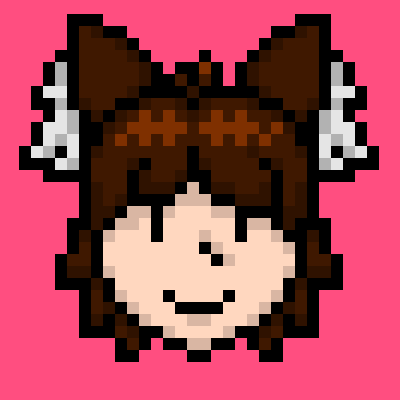
Frame 1 (no input)
Frame 60 (no input): identical to frame 1, image omitted
Frame 120 (the mouse pressed at the canvas centre since frame 60): identical to frame 1, image omitted

The p5.js sketch that drew this single still picture (run headless with seeded random() and noise() and a simulated clock; from frame 60 on, the mouse is pressed at the canvas centre):

// p5.js sketch
// ── sketch.js
var baseSprData = ["000000000000100000000000",
                   "000000000011410000000000",
                   "000000000121210000000000",
                   "000000011115111110000000",
                   "000001152251522251100000",
                   "000015242425242422510000",
                   "000152444442444442451000",
                   "000124242422242424221000",
                   "001522222221222252225100",
                   "001222512221522221522100",
                   "001222152251122222122100",
                   "001522155516155225125100",
                   "001525111166611555125100",
                   "001551661633366111155100",
                   "011516631333333166151110",
                   "015163331333633133611510",
                   "012133333333163333361210",
                   "122133333333316333331221",
                   "155163333333333333361551",
                   "111513333333333333315111",
                   "001216333133331333612100",
                   "001251633311113336152100",
                   "001515163336633361515100",
                   "001112511633336115211100",
                   "000001210116611012100000",
                   "000001100001100001100000"];

// bit redundant, but it works ^^;
var happySprData = ["000000000000100000000000",
                   "000000000011410000000000",
                   "000000000121210000000000",
                   "000000011115111110000000",
                   "000001152251522251100000",
                   "000015242425242422510000",
                   "000152444442444442451000",
                   "000124242422242424221000",
                   "001522222221222252225100",
                   "001222512221522221522100",
                   "001222152251122222122100",
                   "001522155516155225125100",
                   "001525111166611555125100",
                   "001551666633366111155100",
                   "011516631333333166151110",
                   "015163313133631313611510",
                   "012133333333163333361210",
                   "122133333333316333331221",
                   "155163333333333333361551",
                   "111513333333333333315111",
                   "001216333133331333612100",
                   "001251633311113336152100",
                   "001515163336633361515100",
                   "001112511633336115211100",
                   "000001210116611012100000",
                   "000001100001100001100000"];

var earSprData = ["000011100000",
                  "000012511000",
                  "000012225100",
                  "000112222510",
                  "001812222251",
                  "001812222251",
                  "017712222551",
                  "011815225551",
                  "001781555551",
                  "017781555551",
                  "017871555551",
                  "178178155551",
                  "111781155551",
                  "001110155551"];
var rotAmt = 0;

function setup() {
  createCanvas(400, 400);
  angleMode(DEGREES);
  strokeWeight(0); // set to 1 to show the pixel grid
  // test print each character from sprite data
  //for(var i = 0; i < baseSprData.length; i++){
  //  for(var j = 0; j < baseSprData[i].length; j++){
  //    print(baseSprData[i][j]);
  //  }
  //}
}

function draw() {
  // Cursor and ear anim update
  if(inPetRegion()){
    cursor('grab');
    background(255, 0, 128);
    if(mouseIsPressed){
      if(rotAmt < 45) rotAmt += 15;
    }
    else {
      if(rotAmt > 5) rotAmt -= 5;
      else rotAmt = 0;
    }
  }
  else {
    cursor('default');
    background(255, 78, 128);
    if(rotAmt > 5) rotAmt -= 5;
    else rotAmt = 0;
  }
  
  drawLeftEar();
  drawRightEar();
  if(mouseIsPressed && inPetRegion()) drawHappySprite();
  else drawBaseSprite();
  
  // more debug stuff
  //fill(0);
  //text("mouse: " + mouseX + ", " + mouseY, 10, 15);
}

function drawBaseSprite(){
  translate(55, 50);
  for(var i = 0; i < baseSprData.length; i++){
    for(var j = 0; j < baseSprData[i].length; j++){
      switch(baseSprData[i][j]){
        case '1': fill(0);  // line base
                  break;
        case '2': fill(63, 24, 0); // hair base
                  break;
        case '3': fill(255, 215, 191); // skin base
                  break;
        case '4': fill(127, 48, 0); // hair highlight
                  break;
        case '5': fill(47, 18, 0); // hair shadow
                  break;
        case '6': fill(217, 182, 163); // skin shadow
                  break;
        default: fill(0, 0, 0, 0); // transparent
      }
      square(j * 12, i * 12, 12);
    }
  }
  translate(-55, -50);
}

function drawHappySprite(){
  translate(55, 50);
  for(var i = 0; i < happySprData.length; i++){
    for(var j = 0; j < happySprData[i].length; j++){
      switch(happySprData[i][j]){
        case '1': fill(0);  // line base
                  break;
        case '2': fill(63, 24, 0); // hair base
                  break;
        case '3': fill(255, 215, 191); // skin base
                  break;
        case '4': fill(127, 48, 0); // hair highlight
                  break;
        case '5': fill(47, 18, 0); // hair shadow
                  break;
        case '6': fill(217, 182, 163); // skin shadow
                  break;
        default: fill(0, 0, 0, 0); // transparent
      }
      square(j * 12, i * 12, 12);
    }
  }
  translate(-55, -50);
}

function drawLeftEar(){
  translate(163, 146);
  //rotate(-mouseY);
  rotate(-rotAmt);
  for(var i = earSprData.length - 1; i > -1; i--){
    for(var j = earSprData[i].length - 1; j > -1; j--){
      switch(earSprData[i][j]){
        case '1': fill(0);  // line base
                  break;
        case '2': fill(63, 24, 0); // hair base
                  break;
        case '5': fill(47, 18, 0); // hair shadow
                  break;
        case '7': fill(229); // fur base
                  break;
        case '8': fill(178); // fur shadow
                  break;
        default: fill(0, 0, 0, 0); // transparent
      }
      square((j - 12) * 12, (i - 11) * 12, 12);
    }
  }
  //rotate(mouseY);
  rotate(rotAmt);
  translate(-163, -146);
}

function drawRightEar(){
  translate(223, 146);
  //rotate(mouseY);
  rotate(rotAmt);
  for(var i = earSprData.length - 1; i > -1; i--){
    for(var j = earSprData[i].length - 1; j > -1; j--){
      switch(earSprData[i][j]){
        case '1': fill(0);  // line base
                  break;
        case '2': fill(63, 24, 0); // hair base
                  break;
        case '5': fill(47, 18, 0); // hair shadow
                  break;
        case '7': fill(229); // fur base
                  break;
        case '8': fill(178); // fur shadow
                  break;
        default: fill(0, 0, 0, 0); // transparent
      }
      square(-(j - 12) * 12, (i - 11) * 12, 12);
    }
  }
  //rotate(-mouseY);
  rotate(-rotAmt);
  translate(-223, -146);
}

function inPetRegion(){
  if((mouseX > 100 && mouseX < 300)&& (mouseY > 100 && mouseY < 170)){
    return true;
  }
  else return false;
}
